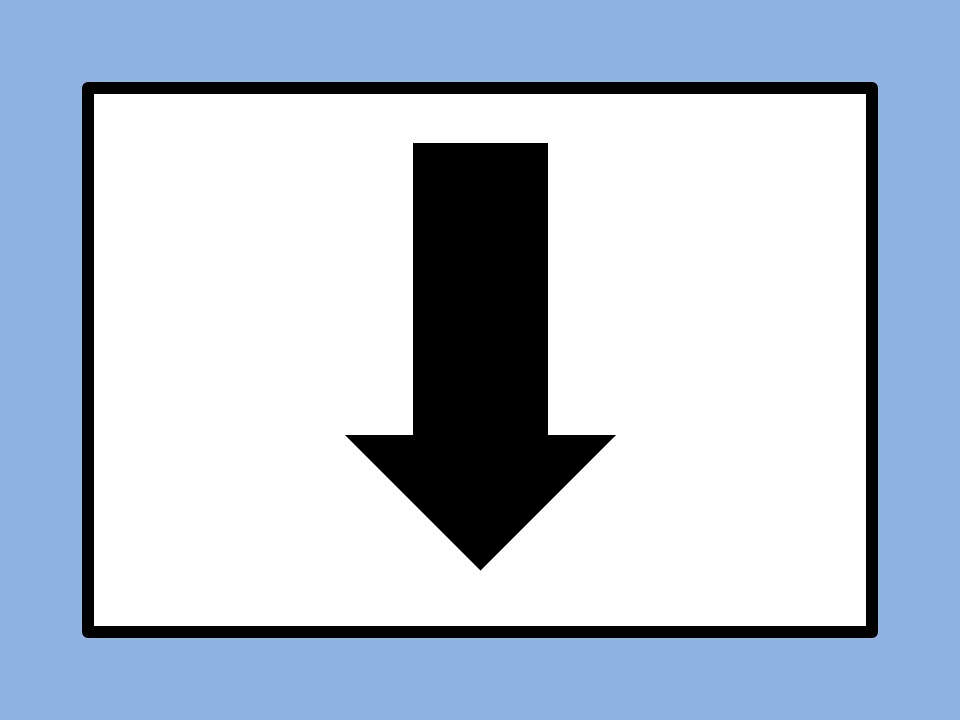
#> input picture python/Arrows/Slide1.JPG, 960 x 720 px, found by its file name
$ python Scratch.py
#> lines starting #> are read from the running program, lines starting #| are printed output that depends on the picture
import numpy
import cv2

Image = cv2.imread("Arrows\slide1.jpg")
#> Image is the input picture: shape (720, 960, 3); mean B, G, R 211.9, 195, 181.3

height,width,channels=Image.shape
#> height = 720; width = 960; channels = 3
print (height,width)
#| 720 960
midheight=int(height/2)
#> midheight = 360
midwidth=int(width/2)
#> midwidth = 480

cv2.line(Image,(0,midheight),(width,midheight),(0,255,0),2)
cv2.line(Image,(midwidth,0),(midwidth,height),(0,255,0),2)
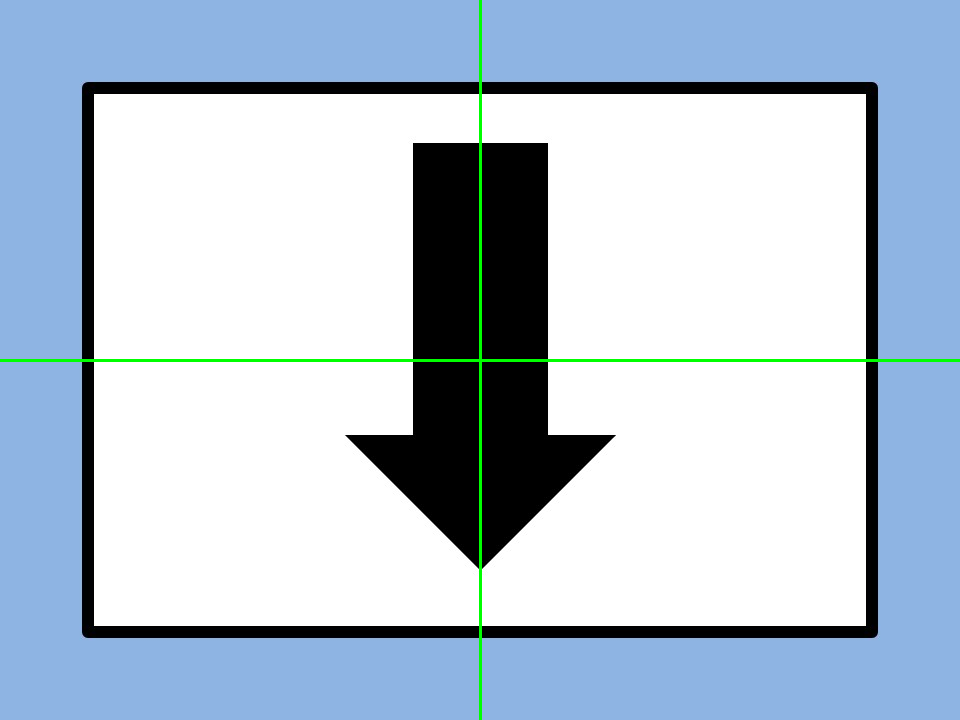
#> Image: shape (720, 960, 3); mean B, G, R 210.8, 195.8, 180.3
cv2.imshow("Image",Image)


$ run again, with python/Arrows/Slide3.JPG copied over python/Arrows/Slide1.JPG
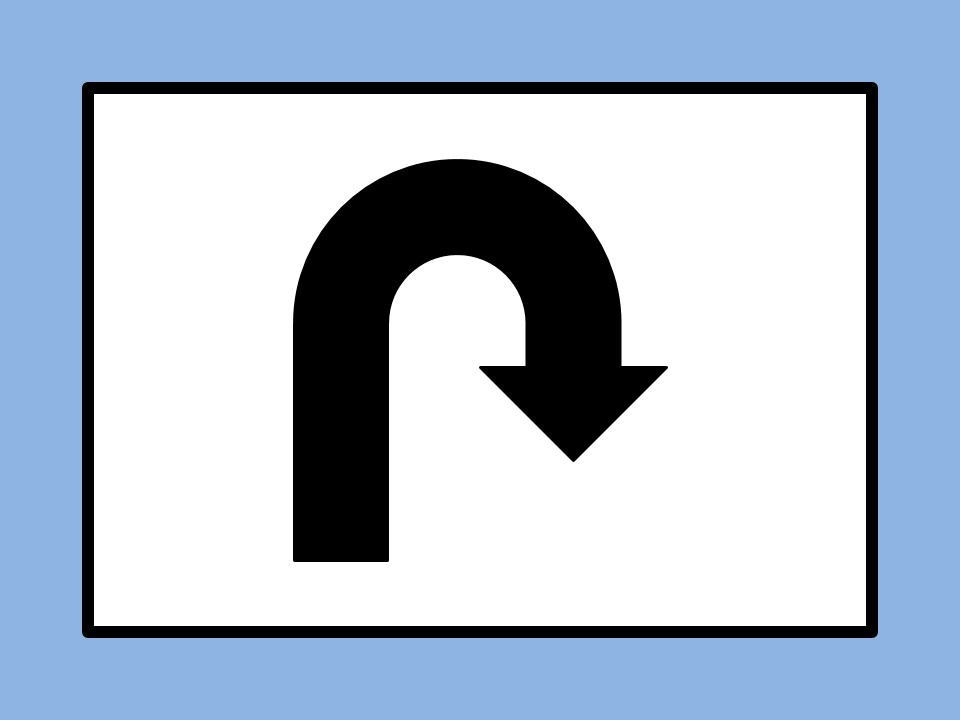
#> input picture python/Arrows/Slide3.JPG, 960 x 720 px, found by its file name
#> Image is the input picture: shape (720, 960, 3); mean B, G, R 206.9, 190, 176.3
#| 720 960
#> `cv2.line(Image,(midwidth,0),(midwidth,height),(0,255,0),2)`:
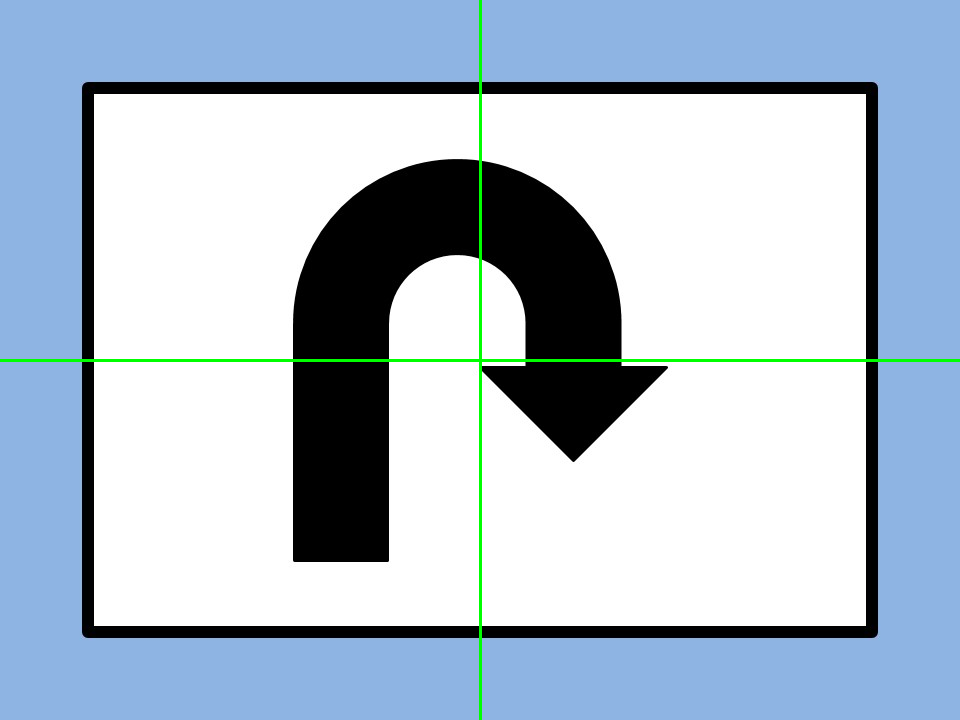
#> Image: shape (720, 960, 3); mean B, G, R 205.5, 190.5, 175
